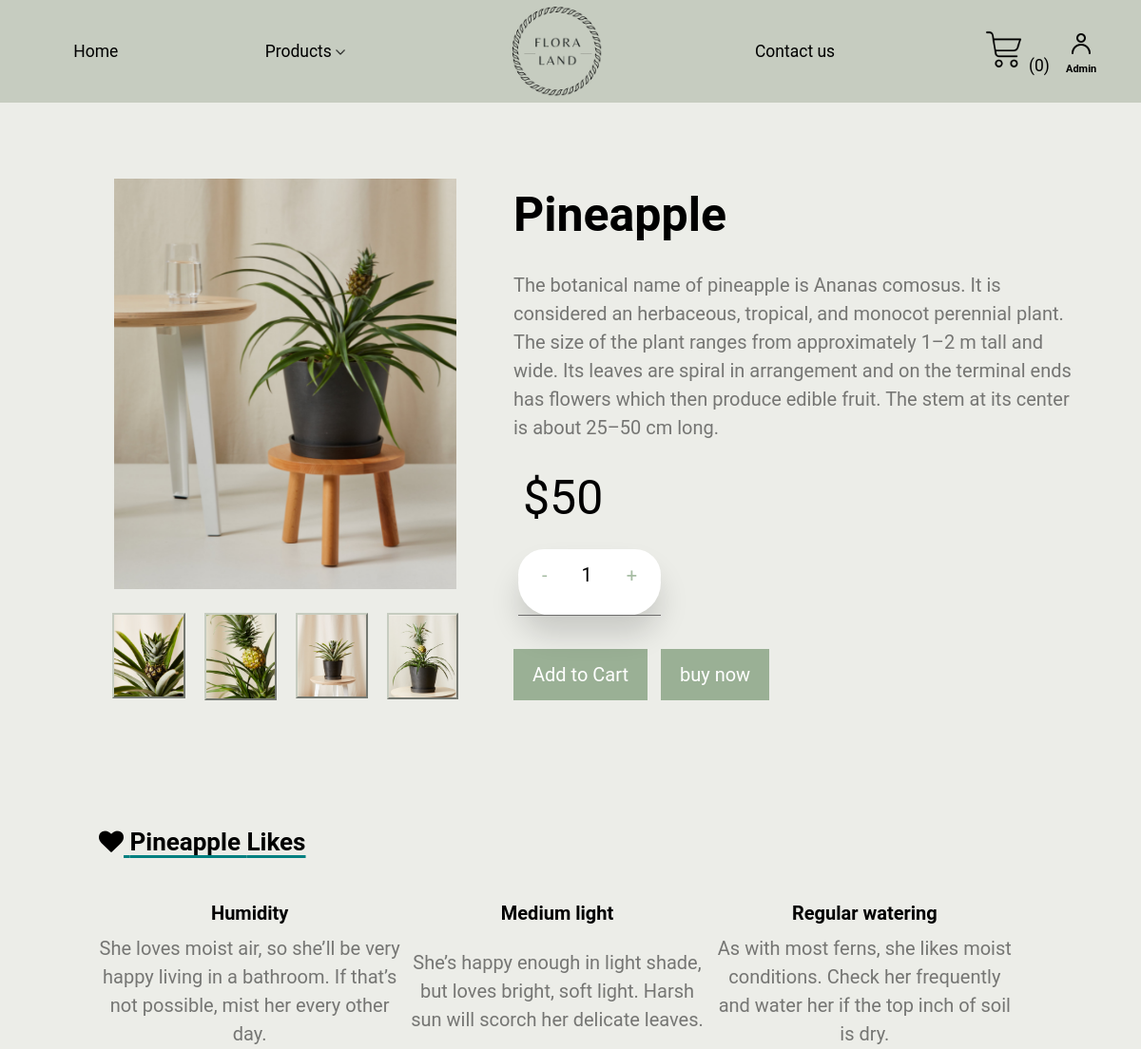
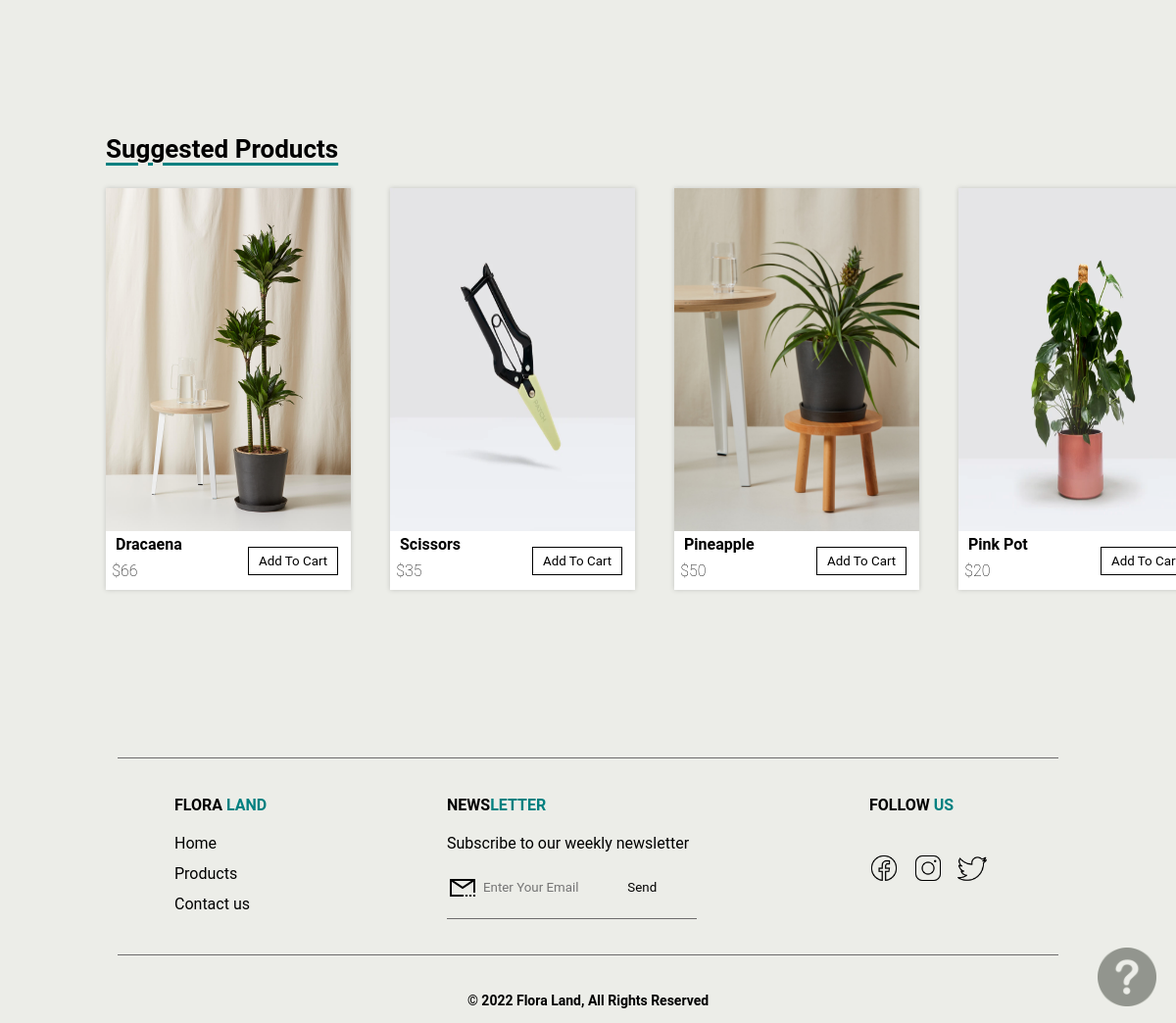
The page /Code/productDetails.php?pid=2 on the database its author committed (2 pictures, top to bottom).
### tables this page shows
CREATE TABLE `products` (
  `PID` int(11) NOT NULL,
  `PName` varchar(30) NOT NULL,
  `PPrice` decimal(10,0) NOT NULL,
  `PStock` int(11) NOT NULL,
  `PCategory` varchar(30) NOT NULL,
  `P_Description` varchar(1000) NOT NULL,
  `Pic1` varchar(30) NOT NULL,
  `Pic2` varchar(30) NOT NULL,
  `Pic3` varchar(30) NOT NULL,
  `Pic4` varchar(30) NOT NULL,
  `Pic5` varchar(30) NOT NULL
);

### Code/productDetails.php (the view, shortened to what this page needs)
<!DOCTYPE html>
<html lang="en">
<head>
    <link rel="stylesheet" href="./product.css">
    <link href="https://stackpath.bootstrapcdn.com/font-awesome/4.7.0/css/font-awesome.min.css" rel="stylesheet">
</head>
<body>
    <?php
    include('includes/header.php');
    include('includes/db-con.php');
    include('includes/helpPopup.php');
    ?>
    <?php
            $pid = $_GET['pid'];
            $sql = "SELECT * FROM Products WHERE PID= $pid;";
            $result= mysqli_query($conn, $sql);
            $row = mysqli_fetch_assoc($result);
            $imgUrl = "img/".$row['Pic1'];
            $PDes = $row['P_Description'];
            $PName = $row['PName'];
            $PPrice = $row['PPrice'];
            $PStock = $row['PStock'];
            $PCategory = $row['PCategory'];
    echo "
        <section class='product-section'>
        <div class='left'>
        <div class='big-img'>
            <img src=$imgUrl alt=$PName>
            </div>";
        $sql = "SELECT Pic2, Pic3, Pic4, Pic5 FROM products WHERE PID= $pid;";
        $result= mysqli_query($conn, $sql);
        $row = mysqli_fetch_row($result);
        echo "<div class='images'>";
        for($i=0 ; $i<=3; $i++){
            echo"
                <div class='smll-img'>
                    <img src='img/".$row[$i]."' onclick='showImg(this.src)' >
                </div>";
        }
        echo "
        </div>
        </div>
            <div class='product-detail' style='width: 50vw;'>
                <h1 class='product-title'> $PName </h1>
                <p class='product-des'> $PDes</p>
                <p class='prices'>$$PPrice</p>
                <div class='quantity' style='width: 12.5vw;'>
                <form action='productDetails.php?pid=".$pid."' id='prodForm' method='post' style='width: 30vw;'>
                    <button  id='decrement' onclick='stepper(this)' type='button'> - </button>
                    <input type='number' name='quantity' id='my-input'  min='1' max= $PStock step='1' value='1' readonly>
                    <button id='increment' onclick='stepper(this)' type='button'> + </button>
                    <input type='hidden' name='pname' value=$PName>
                    <input type='hidden' name='pprice' value=$PPrice>
                    <input type='hidden' name='pstock' value=$PStock>
                    <input type='hidden' name='pimg' value=$imgUrl>
                </div>
                <div class='btn-container'>
                    <input class='product-btn buy-btn' name='add' type='submit' value='Add to Cart'>
                    </form>
                    <a href='cart.php?action=buy-now&pid=".$pid."&pname=".$PName."&pstock=".$PStock."&pprice=".$PPrice."&pimg=".$imgUrl."' id= 'buy-link'><button class='product-btn buy-btn' id='buy-btn' type='button' onclick='quantity()'>buy now </button></a>
                </div>
            </div>
        </section> ";
        ?>
    <?php if (strcmp($PCategory,"Plants")==0) { ?>
  <section class="details-des">
        <h1 class="titles"><i class="fa fa-heart" aria-hidden="true"></i> <?php echo $PName; ?> Likes<br></h1><br><br>
        <table class="table-venues">
            <tr>
            <th class="section-title">Humidity</th>
            <th class="section-title">Medium light</th>
            <th class="section-title">Regular watering</th>
            </tr>
            <tr>
                <td class="des">She loves moist air, so she’ll be very happy living in a bathroom. If that’s not possible, mist her every other day.</td>
                <td class="des">She’s happy enough in light shade, but loves bright, soft light. Harsh sun will scorch her delicate leaves.</td>
                <td class="des">As with most ferns, she likes moist conditions. Check her frequently and water her if the top inch of soil is dry.</td>
            </tr>
        </table>
    </section>
    <?php } ?>
        <br><br><br><br>
<section id="second">
    <div class="container">
        <h2 class="title">Suggested Products</h2>
        <div class="product-container">
        <?php
        $sql = "SELECT * FROM Products order by rand();";
        $result= mysqli_query($conn, $sql);
        for($i=1 ; $i<=4; $i++){
            $row = mysqli_fetch_assoc($result);
            $pid = $row['PID'];
            $imgUrl = "img/".$row['Pic1'];
            $pname = $row['PName'];
            $pprice = $row ['PPrice'];
        echo "<div class='product-card'>
                <div class='product-img'>
                    <a href='productDetails.php?pid=".$pid."'><img src=$imgUrl alt=$pname></a>
                </div>
                <h3 class='card-name'>$pname</h3>
                <form action='index.php?pid=".$pid."' method='post' style='border:0px;'>
                <input type='hidden' name='pname' value=$pname>
                <input type='hidden' name='pprice' value=$pprice>
                <input type='hidden' name='pimg' value=$imgUrl>
                <input type='hidden' name='quantity' value=1>
                <button class='card-btn' name='add' type='submit'>Add to Cart</button>
                </form>
                <h4 class='price'>$$pprice</h4>
            </div>";
        }
        ?>
    </div>
    </div>
</section>
    <br><br><br><br>
    <footer>
    <hr><br><br>
    <div class="row">
        <div class="col">
            <p class="title">FLORA <span>LAND</span></p>
            <ul class="pages">
                <li><a href="index.php">Home</a></li>
                <li><a href="AllProductPage.php">Products</a></li>
                <li><a href="contact.php">Contact us</a></li>
            </ul>
        </div>
        <div class="col">
            <p class="title">NEWS<span>LETTER</span></p>
            <p class="col2-txt">Subscribe to our weekly newsletter </p>
            <form>
                <img src="img/letter.png" alt="newsletter">
                <input id="email" name="email" type="email" placeholder="Enter Your Email" required is-email>
                <input type="button" value="Send" style="color: black;">
            </form>
        </div>
        <div class="col">
            <p class="title">FOLLOW<span> US</span></p>
            <div class="social">
                <ul class="social-icons">
                    <li><a href="https://www.facebook.com/"><img src="img/facebook.png" alt="facebook"></a></li>
                    <li><a href="https://www.instagram.com/"><img src="img/instagram.png" alt="Instagram"></a></li>
                    <li><a href="https://twitter.com/?lang=en"><img src="img/twitter.png" alt="Twitter"></a></li>
                </ul>
            </div>
        </div>
    </div>
    <hr><br><br>
    <p class="copyright"><strong>&copy; 2022 Flora Land, All Rights Reserved</strong></p>
</footer>
</body>
</html>

### rows shown on the page
products: Pic1 (picture), Pic2 (picture), Pic3 (picture), Pic4 (picture), Pic5 (picture), PName "Pineapple", P_Description "The botanical name of pineapple is Ananas comosus. It is considered an herbaceous, tropical, and monocot perennial plant. The size of the plant ranges from approximately 1–2 m tall and wide. Its leaves are spiral in arrangement and on the terminal ends has flowers which then produce edible fruit. The stem at its center is about 25–50 cm long.", PPrice "50"
products: Pic1+PName (picture), PName "Dracaena", PPrice "66"
products: Pic1 (picture), PName "Scissors", PPrice "35"
products: Pic1 (picture), PName "Pink Pot", PPrice "20"

### other values the page prints
$c_count "0"
